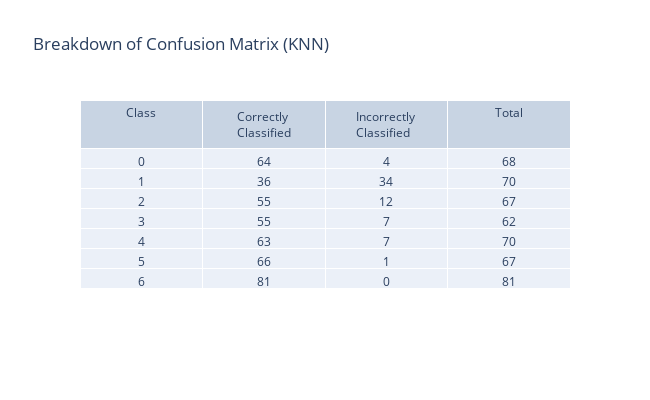

Source (notebook cell):
### Markdown cell above
#### Evaluation

### Code cell
cv_score = np.array(cross_val_score(knn, X_train,y_train, cv=10)).mean()
cf_matrix = confusion_matrix(y_test,ypred)
metrics = precision_recall_fscore_support(y_test,ypred,average="weighted")
precision,recall,f1=metrics[0],metrics[1],metrics[2]

print("Cross Validation Score: {0}\nPrecision Score: {1}\nRecall Score: {2}\nF1 score: {3}".format(cv_score,precision,recall,f1))

print("\nConfusion Matrix \n----------------")
sns.heatmap(pd.DataFrame(cf_matrix, range(7), range(7)), annot=True, annot_kws={"size": 14},cmap = 'coolwarm') # font size
plt.title("Confusion Matrix (KNN)",loc='left', fontweight='bold',  style='italic')
plt.show()

interpret_confusion_matrix(cf_matrix,"Breakdown of Confusion Matrix (KNN)")

### Figure 1 — Plotly figure (JSON) as saved in the notebook; plotly's stock layout.template omitted (floating-point values rounded to 4 significant figures)
{"data": [{"cells": {"values": [[0, 1, 2, 3, 4, 5, 6], [64, 36, 55, 55, 63, 66, 81], [4, 34, 12, 7, 7, 1, 0], [68, 70, 67, 62, 70, 67, 81]]}, "columnwidth": 5, "header": {"values": ["Class", "Correctly Classified", "Incorrectly Classified", "Total"]}, "type": "table"}], "layout": {"height": 400, "title": {"text": "Breakdown of Confusion Matrix (KNN)"}, "width": 650}}
